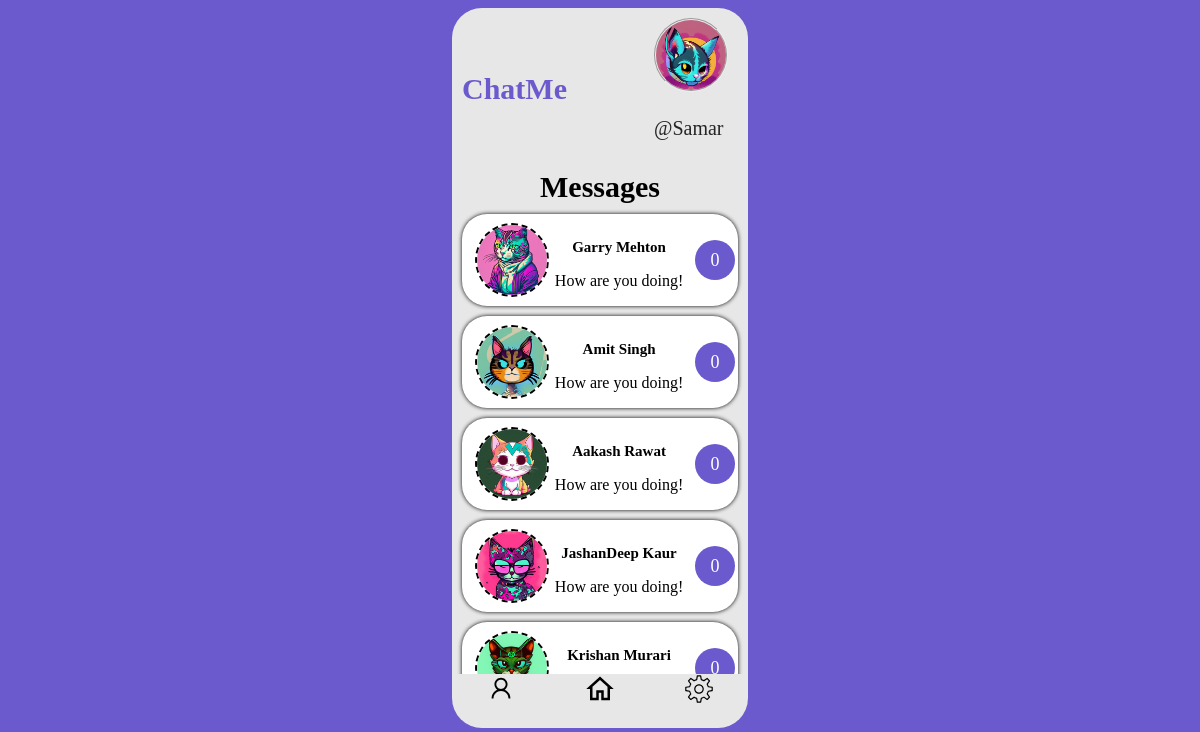
/chats/ (signed in), run on the app's committed database.
### mychatapp/models.py (models this page shows, shortened)
class Profile(models.Model):
    user = models.OneToOneField(User, on_delete=models.CASCADE)
    name = models.CharField(max_length=100)
    pic = models.ImageField(upload_to="img", blank=True, null=True)
    friends = models.ManyToManyField('Friend', related_name="my_friends")

class Friend(models.Model):
    profile = models.OneToOneField(Profile, on_delete=models.CASCADE)

### mychatapp/views.py (the view)
# urls.py: path("", views.index, name="index"),
def index(request):
    user = request.user.profile
    friends = user.friends.all()
    context = {"user" : user, "friends" : friends}
    return render(request, "mychatapp/index.html", context)

### mychatapp/templates/mychatapp/index.html (shortened to what this page needs)
{% extends "mychatapp/base.html" %} {% block content %}
<div class="chat-container" style="height: 90vh;">
  <div class="main">
    <div class="logo">ChatMe</div>
    <div class="sub-main">
      <div class="main-user">
        <img src="{{user.pic.url}}" />
      </div>
      <p>@{{request.user.username}}</p>
    </div>
  </div>
  <div class="header">Messages</div>
  <div class="friends-container">
    {% for friend in friends %}
      <a href="{% url 'detail' friend.profile.id %}" style="color: black; text-decoration: none">
        <div class="friends">
          <div class="pic">
            <img
              src="{{friend.profile.pic.url}}"
              alt=""
            />
          </div>
          <div class="name">
            <h5 style="margin-bottom: 0;">{{friend.profile.name}}</h5>
            <p>How are you doing!</p>
          </div>
          <div class="msg">0</div>
        </div>
      </a>
    {% endfor %}
  </div>
  <div class="footer">
    <div>
    </div>
    <div>
    </div>
    <div>
    </div>
  </div>
</div>
{% endblock %}

### mychatapp/static/css/style.css (style rules this page uses)
body { background-color: slateblue; display: flex; justify-content: center; }
.chat-container { display: flex; flex-direction: column; justify-content: center; align-items: center; background-color: rgb(231, 231, 231); width: 25%; border-radius: 30px; }
.main { margin: 10px auto; padding: 0 10px; width: 100%; display: flex; align-items: center; justify-content: space-between; }
.main-user img { border: 2px solid; border-radius: 50%; border-style: groove; height: 70px; width: 70px; }
.logo { font-size: 30px; font-family: Cascadia Code Light !important; font-weight: 700; color: slateblue; }
.sub-main { display: flex; text-wrap: wrap; flex-direction: column; margin-right: 30px; font-size: 20px; font-family: Cascadia Code Light !important; color: rgba(0, 0, 0, 0.842); }
.header { font-family: Cascadia Code !important; font-size: 30px; font-weight: 800; }
.friends-container { font-family: Cascadia Code Light !important; width: 100%; height: 600px; overflow-y: auto; }
.friends { background-color: white; border-radius: 25px; display: flex; justify-content: space-around; align-items: center; margin: 10px; box-shadow: 0px 0px 4px black; }
.pic { border: 2px solid; border-radius: 50%; border-style: dashed; height: 70px; width: 70px; margin-left: 10px; }
.pic img { border-radius: 50%; height: 100%; width: 100%; }
.name { text-align: center; }
.name h5 { font-size: 15px; font-family: Cascadia Code !important; font-weight: 800; }
.msg { width: 40px; height: 40px; background-color: slateblue; border-radius: 50%; text-align: center; color: white; display: flex; align-items: center; justify-content: center; font-size: 18px; }
.footer { width: 100%; height: 40px; display: flex; align-items: center; justify-content: space-around; padding-bottom: 20px; }
svg { cursor: pointer; }

### mychatapp/templates/mychatapp/index.html (style rules this page uses)
.friends-container { font-family: Cascadia Code Light !important; width: 100%; height: 600px; overflow-y: auto; }

### data on the page
Profile: pic (picture)
Friend: profile.pic (picture), profile.name "Garry Mehton"
Friend: profile.pic (picture), profile.name "Amit Singh"
Friend: profile.pic (picture), profile.name "Aakash Rawat"
Friend: profile.pic (picture), profile.name "JashanDeep Kaur"
Friend: profile.pic (picture), profile.name "Krishan Murari"

### other printed values
{{ request.user.username }} "Samar"
